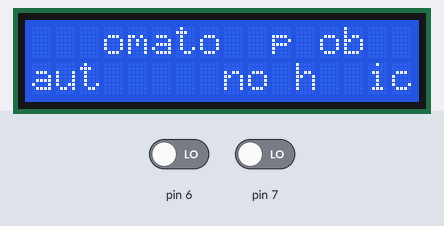
Simulated run of this sketch. Board: Arduino Uno, built with avr-gcc and run on an emulated ATmega328P. Shown: 16×2 character LCD. The inputs (shaded band) are chosen by the test bench; at power-on: pin 6 LOW, pin 7 LOW. Random numbers use the default seed unless the sketch sets one; what the sketch prints to the serial monitor is not drawn.

Above: at 0.2 s.
1.3 s: pin 6 driven HIGH
At 3.0 s:
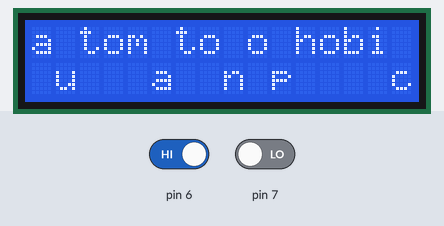
3.1 s: pin 6 driven LOW
4.6 s: pin 7 driven HIGH
At 4.81 s:
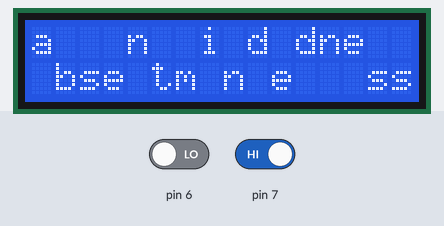
7.1 s: pin 7 driven LOW
8.6 s: pin 6 driven HIGH
At 8.76 s:
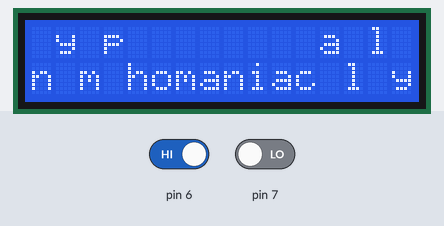
10.9 s: pin 6 driven LOW and pin 7 driven HIGH
At 11.15 s:
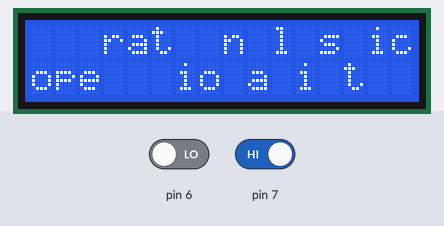

The sketch:

Arduino_project_LCD_6_vanishings.ino
```cpp
// https://ictronic.wordpress.com/2016/07/02/interfacing-16x2-lcd-with-arduino-without-potentiometer/

#include <LiquidCrystal.h>
LiquidCrystal lcd(3, 4, 8, 9, 10, 11);

int frame = 0;

int switch1 = LOW;
int switch2 = LOW;

int index;

long time = 0;
long debounce = 200;

String words[] = {
  "automatonophobic",
  "aggressivenesses",
  "alphanumerically",
  "associationistic",
  "astrophotography",
  "asynchronousness",
  "absentmindedness",
  "chronogeometries",
  "circumnavigators",
  "coquettishnesses",
  "counterblockades",
  "corruptibilities",
  "cruelheartedness",
  "curmudgeonliness",
  "interfertilities",
  "machineabilities",
  "mechanotherapist",
  "operationalistic",
  "nymphomaniacally",
  "obstreperousness",
  "procrastinations",
  "recontemplations"
};


void setup() {

  lcd.begin(16, 2);

  index = 0;

  Serial.begin(9600);

  pinMode(6, INPUT);
  pinMode(7, INPUT);

  randomizeWord();

}

void loop() {

  switch1 = digitalRead(7);
  switch2 = digitalRead(6);

  switches();

  vanisher();

  frame++;
}

// every 50'000 frame, one character (blank or not) will be replaced
// by a blank character

void vanisher() {
  if (frame % 50000 == 0) {
    int randomSpot = int(random(0, 16));
    int pos = randomizer();
    lcd.setCursor(randomSpot, pos);
    lcd.blink();
    delay(60);
    lcd.noBlink();
    lcd.print(" ");
    delay(30);
  }
}

// two buttons: one to pick another random distribution of the letters on the LCD screen
// the other to switch between words in the array

void switches() {

  if (switch1 == HIGH && millis() - time > debounce) {
    lcd.clear();
    delay(50);
    switchWord();
    time = millis();
    delay(50);
    randomizeWord();
    time = millis();
  }

  if (switch2 == HIGH && millis() - time > debounce) {
    lcd.clear();
    delay(50);
    randomizeWord();
    time = millis();
  }
}

void switchWord() {
  index = int(random(0, 23));
  Serial.println(index);
}

// randomises the position of letters in either the upper or lower row of the LCD

void randomizeWord() {

  String upString = "";
  String downString = "";

  for (int i = 0; i < words[index].length(); i++) {
    int pos = randomizer();
    lcd.setCursor(i, pos);
    lcd.print(words[index].charAt(i));

    if (pos == 0) {
      upString += words[index].charAt(i);
    } else {
      upString += " ";
    }

    if (pos == 0) {
      downString += " ";
    } else {
      downString += words[index].charAt(i);
    }
  }

  Serial.println(upString);
  Serial.println(downString);
}

// randomizing function

int randomizer() {
  int result;
  float seed = random(-1, 1);
  if (seed < 0) {
    result = 0;
    return result;
  } else {
    result = 1;
    return result;
  }
}
```

Measured:
- after the input at 3.1 s, every drawn part: stays the same
- after the input at 4.6 s, the display: first changes at once (image 2 shows a later state)
- after the input at 8.6 s, the display: first changes at once (image 3 shows a later state)
- what the display in image 0 shows lasts 1.1 s, from 0.1 s to 1.2 s
